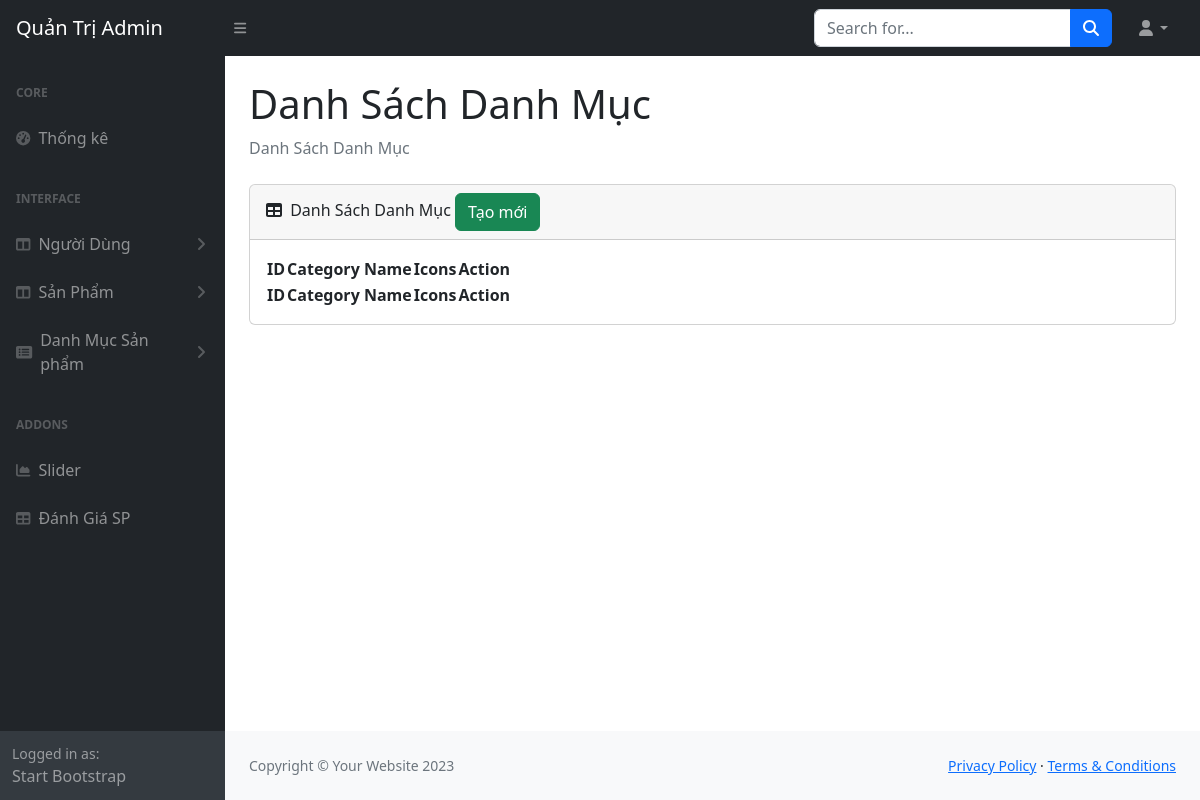
/?role=admin&act=categories-index (signed in), run on an earlier commit of the app's database.
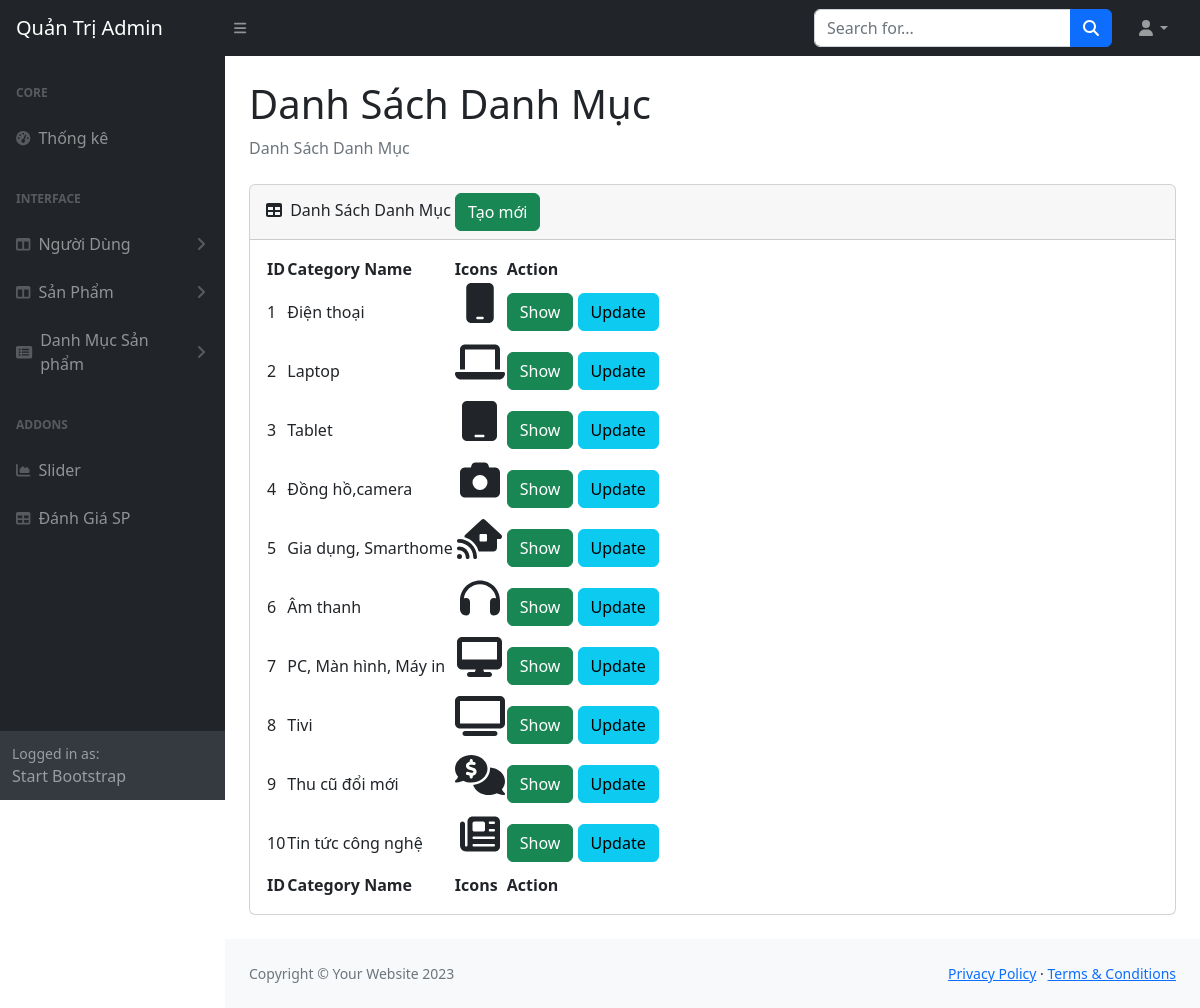
And on a later commit of the database.
### tables this page shows
CREATE TABLE `categories` (
  `id` int(11) NOT NULL,
  `name` varchar(150) NOT NULL,
  `icon_name` text NOT NULL
);

### controllers/admin/CategoriesController.php (called while the page is built, shortened)
<?php
class CategoriesController
{
    private $categories;
    public function __construct()
    {
        $this->categories = new Categories();
    }
    public function index()
    {
        $title = 'Danh Sách Danh Mục';
        $data = $this->categories->select();
        require_once PATH_VIEW_ADMIN_MAIN;
    }
}

### routes/admin.php (called while the page is built, shortened)
<?php
$act = $_GET['act'] ?? '/';
match ($act) {
    '/' => (new DashboardController)->index(),
    'show-form-login'       => (new AuthenController)->showFormLogin(),
    'login'                 => (new AuthenController)->login(),
    'logout'                => (new AuthenController)->logout(),
    'users-index' => (new UserController)->index(),
    'users-create' => (new UserController)->create(),
    'users-store' => (new UserController)->store(),
    'users-edit' => (new UserController)->edit(),
    'users-update' => (new UserController)->update(),
    'users-show' => (new UserController)->show(),
    'users-delete' => (new UserController)->delete(),
    'sliders-index' => (new SliderController)->index(),
    'sliders-edit' => (new SliderController)->edit(),
    'sliders-update' => (new SliderController)->update(),
    'products-index' => (new ProductController)->index(),
    'products-create' => (new ProductController)->goToCreate(),
    'product-startCreate' => (new ProductController)->startCreate(),
    'products-show' => (new ProductController)->showProduct(),
    'products-edit' => (new ProductController)->goToEdit(),
    'products-update' => (new ProductController)->startUpdate(),
    'products-delete' => (new ProductController)->delete(),
    'categories-index' => (new CategoriesController)->index(),
    'categories-create' => (new CategoriesController)->create(),
    'categories-store' => (new CategoriesController)->store(),
    'categories-edit' => (new CategoriesController)->edit(),
    'categories-update' => (new CategoriesController)->update(),
    'categories-show' => (new CategoriesController)->show(),
    'review-index' => (new ReviewController)->index(),
    'review-show' => (new ReviewController)->show(),
};

### models/BaseModel.php (called while the page is built, shortened)
<?php
class BaseModel
{
    protected $table;
    protected $pdo;
    public function __construct()
    {
        $dsn = sprintf('mysql:host=%s;port=%s;dbname=%s;charset=utf8', DB_HOST, DB_PORT, DB_NAME);
        try {
            $this->pdo = new PDO($dsn, DB_USERNAME, DB_PASSWORD, DB_OPTIONS);
        } catch (PDOException $e) {
            die("Kết nối cơ sở dữ liệu không thành công: {$e->getMessage()}");
        }
    }
    public function select($columns = '*', $conditions = null, $params = [])
    {
        $sql = "SELECT $columns FROM {$this->table}";
        $stmt = $this->pdo->prepare($sql);
        $stmt->execute($params);
        return $stmt->fetchAll();
    }
}

### views/admin/categories/index.php (the view, shortened to what this page needs)
<main>
    <div class="container-fluid px-4">
        <h1 class="mt-4"><?= $title ?></h1>
        <ol class="breadcrumb mb-4">
            <li class="breadcrumb-item active"><?= $title ?></li>
        </ol>
        <div class="card mb-4">
            <div class="card-header">
                <i class="fas fa-table me-1"></i>
                <?= $title ?>
                <a class="btn btn-success" href="<?= BASE_URL_ADMIN ?>&act=categories-create">Tạo mới</a>
            </div>
            <div class="card-body">
                <table id="datatablesSimple">
                    <thead>
                        <tr>
                            <th>ID</th>
                            <th>Category Name</th>
                            <th>Icons</th>
                            <th>Action</th>
                        </tr>
                    </thead>
                    <tfoot>
                        <tr>
                            <th>ID</th>
                            <th>Category Name</th>
                            <th>Icons</th>
                            <th>Action</th>
                        </tr>
                    </tfoot>
                    <tbody>
                        <?php foreach ($data as $category): ?>
                        <tr>
                            <td><?= $category['id'] ?></td>
                            <td><?= $category['name'] ?></td>
                            <td>
                                <p class="text-center"><i
                                        class="fa-solid display-6   <?= $category['icon_name'] ?> "></i></p>
                            </td>
                            <td>
                                <a class="btn btn-success"
                                    href="<?= BASE_URL_ADMIN . '&act=categories-show&id=' . $category['id'] ?>">Show</a>
                                <a class="btn btn-info"
                                    href="<?= BASE_URL_ADMIN . '&act=categories-edit&id=' . $category['id'] ?>">Update</a>
                            </td>
                        </tr>
                        <?php endforeach; ?>
                    </tbody>
                </table>
            </div>
        </div>
    </div>
</main>

What changed in the data, as far as the page shows it:
added categories: id "1", name "Điện thoại"
added categories: id "2", name "Laptop"
added categories: id "3", name "Tablet"
added categories: id "4", name "Đồng hồ,camera"
added categories: id "5", name "Gia dụng, Smarthome"
added categories: id "6", name "Âm thanh"
added categories: id "7", name "PC, Màn hình, Máy in"
added categories: id "8", name "Tivi"
added categories: id "9", name "Thu cũ đổi mới"
added categories: id "10", name "Tin tức công nghệ"
